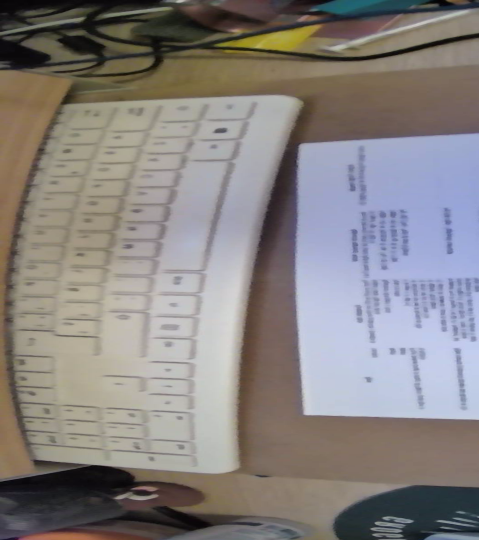
#> input picture aa/aaa_001_p1.png, 958 x 1080 px, found by its file name (shown at 1/2 size)
$ python smoke_test.py
#> lines starting #> are read from the running program, lines starting #| are printed output that depends on the picture; after the words box and inside, x2 and y2 are one past the last pixel; in counts of white or black regions, pixels touching at a corner belong together
### book_scanner.py
import cv2
import numpy as np
import os
import json
import tkinter as tk
from tkinter import ttk, messagebox, Scrollbar, filedialog
from PIL import Image, ImageTk
import threading
import time
import datetime
from PyPDF2 import PdfReader, PdfWriter
import re


# --- Image utility functions -------------------------------------------------

def ordenar_puntos(pts):
    rect = np.zeros((4, 2), dtype="float32")
    s = pts.sum(axis=1)
    rect[0] = pts[np.argmin(s)]
    rect[2] = pts[np.argmax(s)]
    diff = np.diff(pts, axis=1)
    rect[1] = pts[np.argmin(diff)]
    rect[3] = pts[np.argmax(diff)]
    return rect


def detectar_libro(frame, canny1=75, canny2=200, min_area=10000, aspect_weight=1.0, use_bright_fallback=True, debug=False):
    try:
        gray = cv2.cvtColor(frame, cv2.COLOR_BGR2GRAY)
    except Exception:
        return None
    # improve contrast locally
    try:
        clahe = cv2.createCLAHE(clipLimit=2.0, tileGridSize=(8, 8))
        gray_eq = clahe.apply(gray)
    except Exception:
        gray_eq = gray

    blur = cv2.GaussianBlur(gray_eq, (5, 5), 0)
    edges = cv2.Canny(blur, canny1, canny2)

    # attempt to remove skin/fingers from edges (simple YCrCb threshold)
    try:
        ycrcb = cv2.cvtColor(frame, cv2.COLOR_BGR2YCrCb)
        # common skin color range in YCrCb (may vary). This masks likely skin regions.
        skin_mask = cv2.inRange(ycrcb, np.array((0, 133, 77), dtype=np.uint8), np.array((255, 173, 127), dtype=np.uint8))
        # invert skin mask so we keep non-skin areas
        non_skin = cv2.bitwise_not(skin_mask)
        # make non_skin binary 0/255 and combine with edges
        try:
            non_skin_bin = (non_skin > 0).astype('uint8') * 255
            edges = cv2.bitwise_and(edges, non_skin_bin)
        except Exception:
            pass
    except Exception:
        pass

    # morphological closing to fill gaps and smooth small protrusions
    try:
        kernel = cv2.getStructuringElement(cv2.MORPH_RECT, (9, 9))
        edges = cv2.morphologyEx(edges, cv2.MORPH_CLOSE, kernel)
    except Exception:
        pass

    contours, _ = cv2.findContours(edges, cv2.RETR_LIST, cv2.CHAIN_APPROX_SIMPLE)
    if not contours:
        # fallback: try bright-region detection (page tends to be brighter than background)
        try:
            # use adaptive threshold to isolate bright areas
            th = cv2.adaptiveThreshold(gray_eq, 255, cv2.ADAPTIVE_THRESH_MEAN_C, cv2.THRESH_BINARY, 51, -10)
            # invert so bright areas are white
            th_inv = cv2.bitwise_not(th)
            # morphological open to remove small noise
            mk = cv2.getStructuringElement(cv2.MORPH_RECT, (9, 9))
            thf = cv2.morphologyEx(th_inv, cv2.MORPH_OPEN, mk)
            contours2, _ = cv2.findContours(thf, cv2.RETR_EXTERNAL, cv2.CHAIN_APPROX_SIMPLE)
            if contours2:
                contours = sorted(contours2, key=cv2.contourArea, reverse=True)[:12]
            else:
                return None
        except Exception:
            return None
    contours = sorted(contours, key=cv2.contourArea, reverse=True)[:32]
    candidates = []
    h_img, w_img = gray_eq.shape[:2]
    # adaptive thresholds per-image (robust to lighting): derive from IQR and global std
    try:
        iqr = float(np.percentile(gray_eq, 75) - np.percentile(gray_eq, 25))
        global_std = float(np.std(gray_eq))
    except Exception:
        iqr = 30.0
        global_std = 50.0
    # convert to sensible thresholds (guard with minima)
    contrast_thresh = max(8.0, iqr * 0.12)
    std_thresh = max(30.0, global_std * 1.2)
    # adaptive kernel for ring dilation
    dk = max(7, int(min(h_img, w_img) / 80))
    try:
        ring_kernel = cv2.getStructuringElement(cv2.MORPH_ELLIPSE, (dk, dk))
    except Exception:
        ring_kernel = cv2.getStructuringElement(cv2.MORPH_ELLIPSE, (7, 7))

    for c in contours:
        try:
            area = cv2.contourArea(c)
            if area < min_area:
                continue
            # smooth contour using convex hull to remove finger-like protrusions
            try:
                hull = cv2.convexHull(c)
            except Exception:
                hull = c
            peri = cv2.arcLength(hull, True)
            approx = cv2.approxPolyDP(hull, 0.02 * peri, True)

            # build mask for this candidate
            mask = np.zeros(gray_eq.shape, dtype=np.uint8)
            try:
                cv2.drawContours(mask, [hull], -1, 255, -1)
            except Exception:
                try:
                    cv2.drawContours(mask, [c], -1, 255, -1)
                except Exception:
                    continue

            # compute interior mean and stddev — use an eroded inner mask to avoid dark text/edges
            try:
                # erosion to get a central area (reduce influence of margins and text)
                ek = max(3, int(min(h_img, w_img) / 200))
                inner = cv2.erode(mask, cv2.getStructuringElement(cv2.MORPH_ELLIPSE, (ek, ek)), iterations=2)
                if np.any(inner > 0):
                    mean_in = float(cv2.mean(gray_eq, mask=inner)[0])
                    _, std_in = cv2.meanStdDev(gray_eq, mask=inner)
                    std_in = float(std_in[0][0])
                else:
                    mean_in = float(cv2.mean(gray_eq, mask=mask)[0])
                    _, std_in = cv2.meanStdDev(gray_eq, mask=mask)
                    std_in = float(std_in[0][0])
            except Exception:
                mean_in = float(np.mean(gray_eq[mask > 0])) if np.any(mask > 0) else 0.0
                std_in = float(np.std(gray_eq[mask > 0])) if np.any(mask > 0) else 255.0

            # compute ring mean (dilated mask minus eroded inner area) — sample immediate surroundings
            try:
                dil = cv2.dilate(mask, ring_kernel, iterations=1)
                # exclude interior center if available
                try:
                    inner = inner  # from above
                except Exception:
                    inner = None
                if inner is not None and np.any(inner > 0):
                    ring = cv2.bitwise_and(dil, cv2.bitwise_not(inner))
                else:
                    ring = cv2.bitwise_and(dil, cv2.bitwise_not(mask))
                mean_ring = float(cv2.mean(gray_eq, mask=ring)[0]) if np.any(ring > 0) else 0.0
            except Exception:
                mean_ring = 0.0

            # contrast: page tends to be brighter than surroundings
            contrast = mean_in - mean_ring

            # heuristics: prefer large areas with positive contrast and low interior variance
            # (contrast_thresh and std_thresh adapted per-image above)

            # compute candidate pts (prefer polygon if 4 vertices, fallback to extremes)
            pts = None
            if len(approx) == 4:
                pts = approx.reshape(4, 2)
            else:
                try:
                    pts_all = hull.reshape(-1, 2)
                    sums = pts_all.sum(axis=1)
                    diffs = np.diff(pts_all, axis=1).reshape(-1)
                    tl = pts_all[np.argmin(sums)]
                    br = pts_all[np.argmax(sums)]
                    tr = pts_all[np.argmin(diffs)]
                    bl = pts_all[np.argmax(diffs)]
                    pts = np.vstack([tl, tr, br, bl])
                except Exception:
                    pts = None

            # aspect ratio heuristic: pages usually have a tall-ish rectangle (e.g. ~1.2-1.6)
            try:
                bx, by, bw, bh = cv2.boundingRect(hull)
                if bh > 0:
                    ar = float(bw) / float(bh)
                else:
                    ar = 1.0
            except Exception:
                ar = 1.0
            # expected aspect ratio (width/height) for a page; tuned for typical book pages
            expected_ar = 1.4
            # ar_score in [0,1], higher when close to expected_ar
            ar_score = max(0.0, 1.0 - abs(ar - expected_ar) / expected_ar)

            # scoring: reward contrast and area, include aspect ratio term, penalize high internal variance
            score = contrast * (area / (w_img * h_img)) + (float(aspect_weight) * ar_score) - 0.5 * std_in

            # require minimal criteria: positive contrast and not too noisy
            area_frac = float(area) / float(w_img * h_img)
            if contrast >= contrast_thresh and std_in <= std_thresh and pts is not None:
                candidates.append((score, pts))
            else:
                # keep as lower-priority candidate if area is huge and pts present
                if pts is not None and area > (w_img * h_img * 0.5):
                    candidates.append((score * 0.5, pts))
                else:
                    # fallback: sometimes reflections or lighting make the ring brighter than the page
                    # accept candidates that are reasonably bright, large enough, and have a good aspect-ratio match
                    if pts is not None and mean_in >= 120.0 and area_frac >= 0.12 and ar_score >= 0.6 and std_in <= (std_thresh * 1.6):
                        candidates.append((score * 0.7, pts))
                    else:
                        continue
        except Exception:
            continue

    if candidates:
        # choose best-scoring candidate
        candidates.sort(key=lambda x: x[0], reverse=True)
        best = candidates[0][1]
        if debug:
            # build a summary list for debugging: score, area fraction, aspect ratio, contrast
            dbg = []
            for sc, pts in candidates:
                try:
                    # compute bounding rect and area
                    bx, by, bw, bh = cv2.boundingRect(np.array(pts, dtype=np.int32))
                    area = bw * bh
                    ar = float(bw) / float(bh) if bh > 0 else 1.0
                except Exception:
                    area = 0
                    ar = 1.0
                dbg.append({'score': float(sc), 'area': int(area), 'ar': float(ar), 'pts': pts.tolist() if hasattr(pts, 'tolist') else pts})
            return best, dbg
        return best
    # fallback: try finding a large bright connected region (useful when ring/contrast heuristics fail)
    try:
        # Otsu threshold to separate bright page from darker background
        _, th = cv2.threshold(gray_eq, 0, 255, cv2.THRESH_BINARY + cv2.THRESH_OTSU)
        # morphological open/close to remove noise and small text holes
        mk = cv2.getStructuringElement(cv2.MORPH_RECT, (max(9, int(min(h_img, w_img)/150)),) * 2)
        thf = cv2.morphologyEx(th, cv2.MORPH_OPEN, mk)
        thf = cv2.morphologyEx(thf, cv2.MORPH_CLOSE, mk)
        contours2, _ = cv2.findContours(thf, cv2.RETR_EXTERNAL, cv2.CHAIN_APPROX_SIMPLE)
        if contours2:
            contours2 = sorted(contours2, key=cv2.contourArea, reverse=True)
            for c in contours2[:6]:
                a = cv2.contourArea(c)
                if a < (w_img * h_img * 0.03):
                    continue
                bx, by, bw, bh = cv2.boundingRect(c)
                ar = float(bw) / float(bh) if bh > 0 else 1.0
                # Accept if aspect ratio within 0.6..1.8 (covers landscape/portrait small skew)
                if 0.6 <= (ar if ar>0 else 1.0) <= 1.8:
                    # try to approximate polygon to 4 points
                    peri = cv2.arcLength(c, True)
                    approx = cv2.approxPolyDP(c, 0.02 * peri, True)
                    if len(approx) == 4:
                        pts = approx.reshape(4, 2)
                    else:
                        pts = np.array([[bx,by],[bx+bw,by],[bx+bw,by+bh],[bx,by+bh]], dtype=np.float32)
                    if debug:
                        return pts, [{'score': float(a), 'area': int(a), 'ar': float(ar), 'pts': pts.tolist()}]
                    return pts
    except Exception:
        pass
    return None
    return None


def four_point_transform(image, pts):
    rect = ordenar_puntos(pts)
    (tl, tr, br, bl) = rect
    anchoA = np.linalg.norm(br - bl)
    anchoB = np.linalg.norm(tr - tl)
    maxAncho = int(max(anchoA, anchoB))
    altoA = np.linalg.norm(tr - br)
    altoB = np.linalg.norm(tl - bl)
    maxAlto = int(max(altoA, altoB))
    # correct destination ordering: tl, tr, br, bl
    dst = np.array([[0, 0], [maxAncho - 1, 0], [maxAncho - 1, maxAlto - 1], [0, maxAlto - 1]], dtype="float32")
    M = cv2.getPerspectiveTransform(rect, dst)
    return cv2.warpPerspective(image, M, (maxAncho, maxAlto))


# [4 lines left out: function separar_paginas, not called in this run]


def mesh_unwarp(image, intensity=0.8):
    """Perform a mesh-based horizontal unwarp to reduce book curvature.

    Parameters:
    - image: BGR numpy array
    - intensity: float, how strong the unwarp should be (0.0 no-op, ~1.0 default)

    This builds a per-column displacement field (vectorized) and applies cv2.remap.
    """
    try:
        if intensity is None or intensity <= 0:
            return image
        h, w = image.shape[:2]
        # grayscale projection to find dark spine region
        try:
            gray = cv2.cvtColor(image, cv2.COLOR_BGR2GRAY)
            cx = w // 2
            strip = gray[:, max(0, cx - w // 6): min(w, cx + w // 6)]
            v = np.mean(strip.astype(np.float32), axis=0)
            min_idx = int(np.argmin(v))
            spine_x = max(0, cx - w // 6 + min_idx)
        except Exception:
            spine_x = w // 2

        # normalized coordinate grid
        xs = np.arange(w, dtype=np.float32)
        # distance from spine normalized [-1,1]
        dx = (xs - spine_x) / float(w)

        # profile: cubic-like displacement that is zero at edges and max near spine
        # amplitude proportional to width and intensity
        max_shift = float(w) * 0.06 * float(np.clip(intensity, 0.0, 3.0))
        # use a smooth cubic curve: shift = sign(dx) * (1 - (1-|dx|)^3) * max_shift
        ad = np.abs(dx)
        profile = (1.0 - np.power(1.0 - np.clip(ad, 0.0, 1.0), 3.0))
        shift_x = -np.sign(dx) * profile * max_shift

        # create full map by repeating per row; optionally taper effect towards top/bottom
        # vertical taper to reduce edge stretching
        ys = np.arange(h, dtype=np.float32)
        vy = 1.0 - 0.3 * ((ys - h/2.0)/(h/2.0))**2  # gentle quadratic taper
        vy = np.clip(vy, 0.6, 1.0)

        map_x = np.empty((h, w), dtype=np.float32)
        map_y = np.empty((h, w), dtype=np.float32)
        for i, vyv in enumerate(vy):
            map_x[i, :] = np.clip(xs + shift_x * vyv, 0, w - 1)
            map_y[i, :] = i

        unwarped = cv2.remap(image, map_x, map_y, interpolation=cv2.INTER_CUBIC, borderMode=cv2.BORDER_REPLICATE)
        return unwarped
    except Exception:
        return image


# [52 lines left out: function mesh_unwarp_advanced, not called in this run]


# --- Application --------------------------------------------------------------

class BookScannerApp:
    # [1255 lines left out: functions __init__, crear_interfaz, _clear_thumbnails, _cleanup_tmp_files, _load_existing_thumbnails, _thumb_progress_step and 27 more, not called in this run]

    def cambiar_camara(self):
        self.reiniciar_camara()

    # ---------------- UI refresh / preview ----------------------------------
    # [703 lines left out: functions actualizar_video, escanear, _set_ui_enabled, exportar_pdf, _do_scan, agregar_metadatos_pdf and 9 more, not called in this run]

    def _last_session_path(self):
        # store a last-session file in the project folder
        return os.path.join(os.getcwd(), '.last_session.json')

    # [92 lines left out: functions _save_last_session, _load_last_session, not called in this run]


# [4 lines that do not run on import are left out]


### smoke_test.py
import importlib, sys, os
sys.path.append(r'M:\Trabajo Privado\FAT\Escaner libro Python')
try:
    m = importlib.import_module('book_scanner')
    print('IMPORT_OK')
    from book_scanner import detectar_libro, four_point_transform, mesh_unwarp
    samples = [
        r'M:\Trabajo Privado\FAT\Escaner libro Python\aa\aaa_001_p1.png',
        r'M:\Trabajo Privado\FAT\Escaner libro Python\bb\bbbb_001_p1.png',
        r'M:\Trabajo Privado\FAT\Escaner libro Python\cc\cc_001_p1.png',
    ]
    import cv2
    for sample in samples:
        if not os.path.exists(sample):
            print('sample not found:', sample)
            continue
        img = cv2.imread(sample)
#> img is the input picture: shape (1080, 958, 3); mean B, G, R 128.4, 129.8, 134.5
        if img is None:
            print('Could not read sample image (cv2.imread returned None):', sample)
            continue
        print('\n--- Testing', sample)
        pts = detectar_libro(img)
#> in detectar_libro, `edges = cv2.morphologyEx(edges, cv2.MORPH_CLOSE, kernel)`:
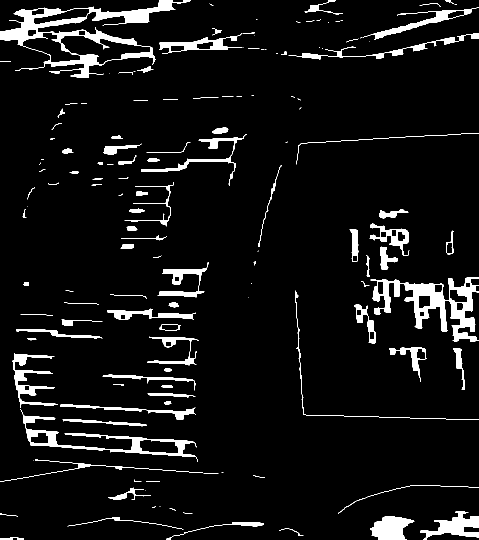
#> edges: shape (1080, 958) (shown at 1/2 size); 6.5% white; 147 white regions (51 under 20 px)
#> in detectar_libro, `contours, _ = cv2.findContours(edges, cv2.RETR_LIST, cv2.CHAIN_APPROX_..`: contours = 178 contours, 81 with area under 20; largest, box (x1, y1, x2, y2) and area: (0, 0, 381, 156) 21102, (741, 555, 958, 684) 10310, (41, 818, 396, 924) 6373, (120, 71, 301, 129) 5152, (45, 64, 161, 125) 3185
#> in detectar_libro, `contours = sorted(contours, key=cv2.contourArea, reverse=True)[:32]`: contours = 32 contours; largest, box (x1, y1, x2, y2) and area: (0, 0, 381, 156) 21102, (741, 555, 958, 684) 10310, (41, 818, 396, 924) 6373, (120, 71, 301, 129) 5152, (45, 64, 161, 125) 3185
#> in detectar_libro, `iqr = float(np.percentile(gray_eq, 75) - np.percentile(gray_eq, 25))`: iqr = 75
#> in detectar_libro, `global_std = float(np.std(gray_eq))`: global_std = 52.3
#> in detectar_libro, `contrast_thresh = max(8.0, iqr * 0.12)`: contrast_thresh = 9
#> in detectar_libro, `std_thresh = max(30.0, global_std * 1.2)`: std_thresh = 62.76
#> the loop in detectar_libro, `for c in contours:` made 32 passes
#> area on passes 3 to 10: 6373, 5151.5, 3185, 2666.5, 2647, 2242, 2202, 2122.5
#> after the loop in detectar_libro, `for c in contours:`:
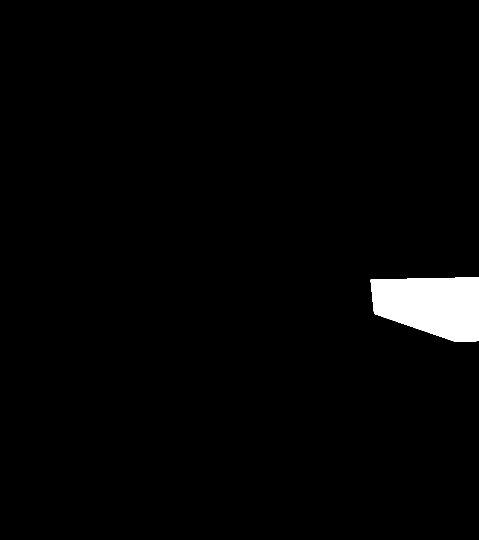
#> mask: shape (1080, 958) (shown at 1/2 size); 2.2% white; 1 white region, box (x1, y1, x2, y2) and area: (741, 555, 958, 684) 22357
#> after the loop in detectar_libro, `for c in contours:`: candidates = [(-28.39, [[27, 26], [380, 0], [307, 126], [39, 138]])]
#> in detectar_libro, `best = candidates[0][1]`: best = [[27, 26], [380, 0], [307, 126], [39, 138]]
#> pts = [[27, 26], [380, 0], [307, 126], [39, 138]]
        print('detected pts:', None if pts is None else pts.shape)
#| detected pts: (4, 2)
        if pts is not None:
            proc = four_point_transform(img, pts)
#> in ordenar_puntos, `s = pts.sum(axis=1)`: s = [53, 380, 433, 177]
#> in ordenar_puntos, `diff = np.diff(pts, axis=1)`: diff = [-1, -380, -181, 99]
#> in four_point_transform, `rect = ordenar_puntos(pts)`: rect = [[27, 26], [380, 0], [307, 126], [39, 138]]
#> in four_point_transform, `(tl, tr, br, bl) = rect`: tl = [27, 26]; tr = [380, 0]; br = [307, 126]; bl = [39, 138]
#> in four_point_transform, `anchoA = np.linalg.norm(br - bl)`: anchoA = 268.3
#> in four_point_transform, `anchoB = np.linalg.norm(tr - tl)`: anchoB = 354
#> in four_point_transform, `maxAncho = int(max(anchoA, anchoB))`: maxAncho = 353
#> in four_point_transform, `altoA = np.linalg.norm(tr - br)`: altoA = 145.6
#> in four_point_transform, `altoB = np.linalg.norm(tl - bl)`: altoB = 112.6
#> in four_point_transform, `maxAlto = int(max(altoA, altoB))`: maxAlto = 145
#> in four_point_transform, `dst = np.array([[0, 0], [maxAncho - 1, 0], [maxAncho - 1, maxAlto - 1]..`: dst = [[0, 0], [352, 0], [352, 144], [0, 144]]
#> in four_point_transform, `M = cv2.getPerspectiveTransform(rect, dst)`: M = [[1.03, -0.11, -24.88], [0.0691, 0.938, -26.26], [0.000101, -0.00195, 1]]
            print('four_point_transform ->', proc.shape)
#| four_point_transform -> (145, 353, 3)
            uw = mesh_unwarp(proc, intensity=0.9)
#> in mesh_unwarp, `h, w = image.shape[:2]`: h = 145; w = 353
#> in mesh_unwarp, `gray = cv2.cvtColor(image, cv2.COLOR_BGR2GRAY)`:
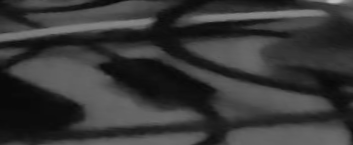
#> gray: shape (145, 353); min 7, max 189, mean 55.8
#> in mesh_unwarp, `cx = w // 2`: cx = 176
#> in mesh_unwarp, `strip = gray[:, max(0, cx - w // 6): min(w, cx + w // 6)]`:
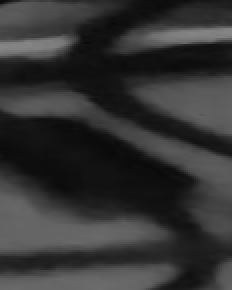
#> strip: shape (145, 116) (shown 2 times larger); min 9, max 134, mean 51.2
#> in mesh_unwarp, `v = np.mean(strip.astype(np.float32), axis=0)`: v = 116 values, max 68.86 at index 115, min 38.68 at index 53, mean 51.25
#> in mesh_unwarp, `min_idx = int(np.argmin(v))`: min_idx = 53
#> in mesh_unwarp, `spine_x = max(0, cx - w // 6 + min_idx)`: spine_x = 171
#> in mesh_unwarp, `dx = (xs - spine_x) / float(w)`: dx = 353 values from -0.484 to 0.513
#> in mesh_unwarp, `max_shift = float(w) * 0.06 * float(np.clip(intensity, 0.0, 3.0))`: max_shift = 19.06
#> in mesh_unwarp, `ad = np.abs(dx)`: ad = 353 values, max 0.513 at index 352, min 0 at index 171, mean 0.25
#> in mesh_unwarp, `profile = (1.0 - np.power(1.0 - np.clip(ad, 0.0, 1.0), 3.0))`: profile = 353 values, max 0.884 at index 352, min 0 at index 171, mean 0.531
#> in mesh_unwarp, `shift_x = -np.sign(dx) * profile * max_shift`: shift_x = 353 values, max 16.45 at index 0, min -16.86 at index 352, mean -0.472
#> in mesh_unwarp, `vy = 1.0 - 0.3 * ((ys - h/2.0)/(h/2.0))**2`: vy = 145 values, max 1 at index 72, min 0.7 at index 0, mean 0.9
#> the loop in mesh_unwarp, `for i, vyv in enumerate(vy):` made 145 passes
#> vyv on passes 1 to 8: 0.7, 0.708, 0.716, 0.724, 0.732, 0.74, 0.748, 0.755
#> after the loop in mesh_unwarp, `for i, vyv in enumerate(vy):`:
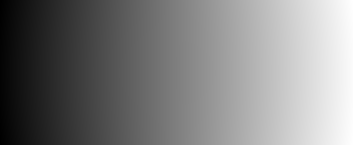
#> map_x: shape (145, 353) float32; min 11.51, max 340.2, mean 175.6; drawn with min black and max white
#> after the loop in mesh_unwarp, `for i, vyv in enumerate(vy):`:
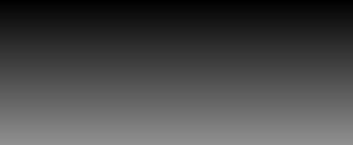
#> map_y: shape (145, 353) float32; min 0, max 144, mean 72
#> in mesh_unwarp, `unwarped = cv2.remap(image, map_x, map_y, interpolation=cv2.INTER_CUBI..`:
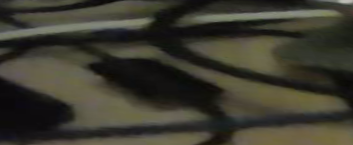
#> unwarped: shape (145, 353, 3); mean B, G, R 46.9, 58.1, 59.9
            print('mesh_unwarp ->', uw.shape)
#| mesh_unwarp -> (145, 353, 3)
except Exception as e:
    print('IMPORT_ERR', e)
    raise
